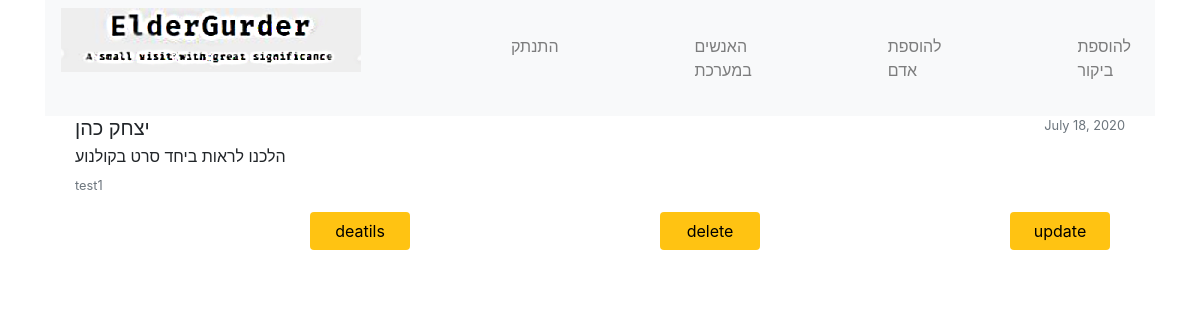
Page /list_view_visits/2 (signed in) on the committed database.
### elder_gurder_service/models.py (models this page shows, shortened)
class Visitis(models.Model):
    user = models.ForeignKey(
        get_user_model(),
        verbose_name='user',
        related_name="visitor",
        on_delete=models.CASCADE)
    loneny = models.ForeignKey(
        LonelyPeople(),
        verbose_name='האדם הערירי',
        related_name="visited",
        on_delete=models.CASCADE)
    date = models.DateField(verbose_name='תאריך')
    visit_details = models.TextField(verbose_name='פרטי ביקור')

class LonelyPeople(models.Model):
    user = models.ForeignKey(
        get_user_model(),
        verbose_name='user',
        on_delete=models.CASCADE)
    name    = models.CharField(max_length=150,verbose_name='שם')
    age     = models.IntegerField(verbose_name='גיל')
    address = models.CharField(max_length=150,verbose_name='כתובת')
    phone   = models.CharField(max_length=20,verbose_name='טלפון')
    deatils = models.TextField(verbose_name='פרטים')

class CustomUser(AbstractUser):
    email = models.EmailField(verbose_name='email', max_length=255, unique=True)
    username = models.CharField(verbose_name='username' ,max_length=255, null=True, blank=True)
    REQUIRED_FIELDS = ['username']
    USERNAME_FIELD = 'email'

### elder_gurder_service/views.py (the view)
# urls.py: path('list_view_visits/<int:loneny_id>', views.ListViewVisits.as_view(), name='list_view_visits'),
class ListViewVisits(ListView):
    model = models.Visitis
    context_object_name = 'visits'
    template_name = 'lists_visits.html'
    @method_decorator(login_required)
    def dispatch(self, *args, **kwargs):
        return super(ListViewVisits, self).dispatch(*args, **kwargs)
    def get_queryset(self):
        print(self.kwargs)
        return models.Visitis.objects.filter(loneny=self.kwargs['loneny_id'])

### elder_gurder_service/auth.py (called while the page is built)
    def get_user(self, user_id):
        try:
            user = get_user_model().objects.get(pk=user_id)
        except get_user_model().DoesNotExist:
            return None
        return user if self.user_can_authenticate(user) else None

### elder_gurder_service/templates/lists_visits.html
{% extends 'base.html' %}
{% block body_block %}
    <div class='container'>
        <div class="list-group">
            {% for visit in visits %}
            <div>
                <div class="d-flex w-100 justify-content-between">
                <h5 class="mb-1">{{ visit.loneny.name }}</h5>
                <small class="text-muted">{{ visit.date }}</small>
                </div>
                <p class="mb-1">{{ visit.visit_details }}</p>
                <small class="text-muted">{{ visit.user.username }}</small>
                <div class="container">
                    <div class="row">
                        <div class="col-lg 3 col-md-3  col-sm-12 col-xs-12">
                            <a href=" {% url 'detail_view_visit' pk=visit.pk %}">
                                <div class="form-group">
                                    <button class=" btn float-right login_btn">
                                        deatils
                                    </button>
                                </div>
                            </a>
                        </div>
                        <div class="col-lg 3 col-md-3  col-sm-12 col-xs-12">
                            <a href=" {% url 'delete_view_visit' pk=visit.pk loneny_id=visit.loneny.id %}">
                                <div class="form-group">
                                    <button class=" btn float-right login_btn">
                                        delete
                                    </button>
                                </div>
                            </a>
                        </div>
                        <div class="col-lg 3 col-md-3  col-sm-12 col-xs-12">
                            <a href=" {% url 'update_view_visit' pk=visit.pk %}">
                                <div class="form-group">
                                    <button class=" btn float-right login_btn">
                                        update
                                    </button>
                                </div>
                            </a>
                        </div>
                    </div>
                </div>
            </div>
           {% endfor %}
        </div>
    </div>
{% endblock %}

### elder_gurder_service/static/CSS/Style.css (style rules this page uses)
html, header, aside, article, section, footer, main { display: block; }
html, body { font-family: 'Numans', sans-serif; }
.container { height: 100%; align-content: center; }
.row a { left: 100px; }
.login_btn { color: black; background-color: #FFC312; width: 100px; }

### rows in the picture
Visitis: loneny.name "יצחק כהן", date "July 18, 2020", visit_details "הלכנו לראות ביחד סרט בקולנוע", user.username "test1"
